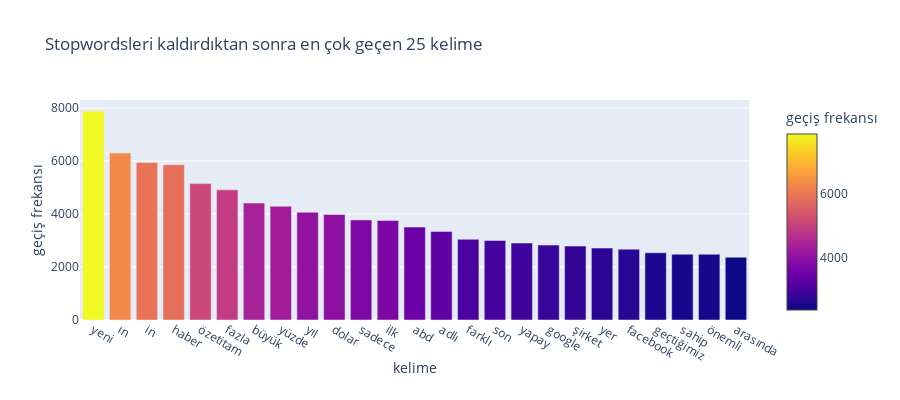

The cell this chart's notebook holds for it:
### Code cell
# Buradaki turkce-stop-words.txt dosyasına   https://github.com/ncarkaci/tr-preprocessing buradan erişebilirsiniz
stop = stopwords.words('Turkish')
with open('tr-stop-words.txt', encoding='utf-8') as file:  
    stw = file.read()
stw = stw.split()
stw = [s.lower() for s in stw] 
stop += stw

def get_top_n_words(corpus, n=None):
    vec = CountVectorizer(stop_words = stop).fit(corpus)
    bag_of_words = vec.transform(corpus)
    sum_words = bag_of_words.sum(axis=0) 
    words_freq = [(word, sum_words[0, idx]) for word, idx in vec.vocabulary_.items()]
    words_freq =sorted(words_freq, key = lambda x: x[1], reverse=True)
    return words_freq[:n]

common_words = get_top_n_words(data['Body_text'].apply(lambda x: np.str_(x)), 25)
df2 = pd.DataFrame(common_words, columns = ['kelime', 'geçiş frekansı'])
fig = px.bar(df2, x='kelime', y='geçiş frekansı',
             hover_data=['kelime', 'geçiş frekansı'], color='geçiş frekansı',
             title='Stopwordsleri kaldırdıktan sonra en çok geçen 25 kelime',
             height=400)
fig.show()

### Figure 1 — Plotly figure (JSON) as saved in the notebook; plotly's stock layout.template omitted (floating-point values rounded to 4 significant figures)
{"data": [{"alignmentgroup": "True", "customdata": [["yeni", 7886], ["ın", 6299], ["in", 5943], ["haber", 5859], ["özetitam", 5146], ["fazla", 4911], ["büyük", 4411], ["yüzde", 4292], ["yıl", 4065], ["dolar", 3982], ["sadece", 3777], ["ilk", 3752], ["abd", 3507], ["adlı", 3343], ["farklı", 3046], ["son", 3001], ["yapay", 2903], ["google", 2827], ["şirket", 2790], ["yer", 2715], ["facebook", 2673], ["geçtiğimiz", 2536], ["sahip", 2485], ["önemli", 2481], ["arasında", 2369]], "hoverlabel": {"namelength": 0}, "hovertemplate": "kelime=%{customdata[0]}<br>geçiş frekansı=%{marker.color}", "legendgroup": "", "marker": {"color": [7886, 6299, 5943, 5859, 5146, 4911, 4411, 4292, 4065, 3982, 3777, 3752, 3507, 3343, 3046, 3001, 2903, 2827, 2790, 2715, 2673, 2536, 2485, 2481, 2369], "coloraxis": "coloraxis"}, "name": "", "offsetgroup": "", "orientation": "v", "showlegend": false, "textposition": "auto", "type": "bar", "x": ["yeni", "ın", "in", "haber", "özetitam", "fazla", "büyük", "yüzde", "yıl", "dolar", "sadece", "ilk", "abd", "adlı", "farklı", "son", "yapay", "google", "şirket", "yer", "facebook", "geçtiğimiz", "sahip", "önemli", "arasında"], "xaxis": "x", "y": [7886, 6299, 5943, 5859, 5146, 4911, 4411, 4292, 4065, 3982, 3777, 3752, 3507, 3343, 3046, 3001, 2903, 2827, 2790, 2715, 2673, 2536, 2485, 2481, 2369], "yaxis": "y"}], "layout": {"barmode": "relative", "coloraxis": {"colorbar": {"title": {"text": "geçiş frekansı"}}, "colorscale": [[0, "#0d0887"], [0.1111, "#46039f"], [0.2222, "#7201a8"], [0.3333, "#9c179e"], [0.4444, "#bd3786"], [0.5556, "#d8576b"], [0.6667, "#ed7953"], [0.7778, "#fb9f3a"], [0.8889, "#fdca26"], [1, "#f0f921"]]}, "height": 400, "legend": {"tracegroupgap": 0}, "title": {"text": "Stopwordsleri kaldırdıktan sonra en çok geçen 25 kelime"}, "xaxis": {"anchor": "y", "domain": [0, 0.98], "title": {"text": "kelime"}}, "yaxis": {"anchor": "x", "domain": [0, 1], "title": {"text": "geçiş frekansı"}}}}
